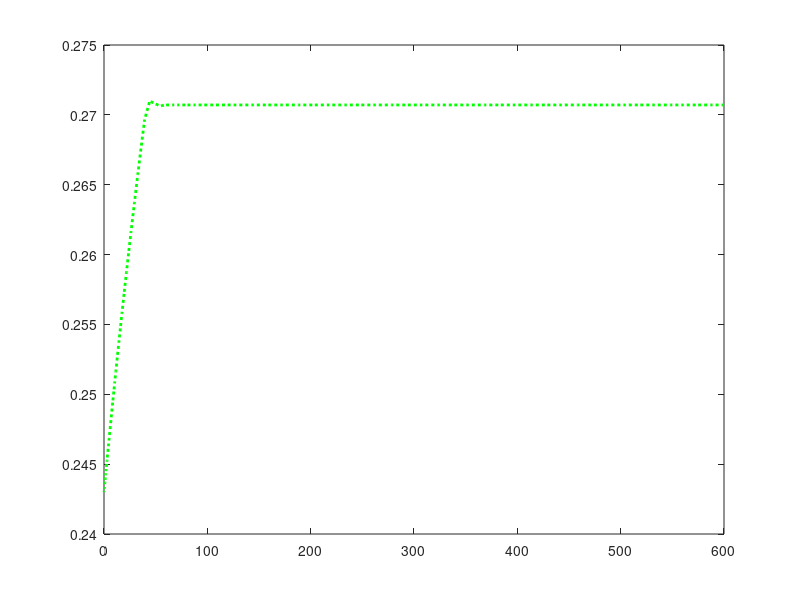

Here is the MATLAB script that generated this plot: (Note: this script raises an error after producing the figure.)
function simular_reservatorio_unico()
    % =========================================================================
    % 1. DEFINIÇÃO DOS PARÂMETROS DO SISTEMA
    % =========================================================================
    
    % Constantes físicas
    rho = 1000;  % Densidade da água (kg/m^3)
    g = 9.78;    % Aceleração da gravidade (m/s^2)
    
    % Parâmetros do reservatório 3
    A3 = 0.095 * 0.095; 
    
    % Limite de Transbordamento
    h_max = 0.27; % Limite de altura para transbordamento (m)
    
    % --- MODIFICADO (PREMISSA DO USUÁRIO) ---
    % Cálculo da vazão de equilíbrio (Q0) e Resistência R3
    % Baseado na aproximação da vazão média de esvaziamento de R3.

    
    h3eq = 0.243; % Ponto de equilíbrio de referência (Altura inicial do esvaziamento) 
    h3f = 0.015;  % Altura final do esvaziamento 
    dt = 57.7;    % Tempo de esvaziamento 
    
    % 'q' representa a vazão de equilíbrio Q0 (calculada como vazão média)
    q = ((h3eq - h3f) * A3) / dt;
    
    % Apenas R3 é necessária para esta simulação

    R3 = (rho * g * h3eq) / q^2;
    
    % =========================================================================
    % 2. SIMULAÇÃO 1: RESPOSTA EM MALHA ABERTA A DEGRAU NA VAZÃO
    % =========================================================================
    
    % Vazão de entrada (Equilíbrio)
    Q0 = q;
    
    % Nova vazão (aumento de 20%)
    Q_step = Q0 * 1.20;
    
    % Condições iniciais (altura de equilíbrio de h3)
    h0_1 = h3eq; % ATUALIZADO: 0.243 m
    
    % Período de simulação
    tspan1 = [0 600];
    
    % Resolvendo a EDO (Malha Aberta)
    [t1, h_sol1] = ode45(@(t, h) one_reservoir_ode(t, h, Q_step, A3, R3, rho, g, h_max), tspan1, h0_1);
    
    fprintf('--- Simulação 1 (1 Tanque): Concluída (Resposta a degrau de vazão) ---\n');

    % =========================================================================
    % 3. SIMULAÇÃO 2: RASTREAMENTO DE SETPOINT (DEGRAU)
    % =========================================================================
    
    % Parâmetros do Controlador PI (PLACEHOLDERS - Requerem sintonia!)
    Kp_1 = 0.05;  %  (Ganho Proporcional)
    Ki_1 = 0.005; %  (Ganho Integral)
    
    % Limites da vazão de entrada (Saturação da bomba)
    Q_max = Q0 * 3;  % este valor é um placeholder (Vazão máx. 3x a de equilíbrio)
    Q_min = 0;       % Vazão não pode ser negativa
    
    % Definição do Setpoint (Degrau no setpoint de h3)
    h3_ref_inicial = h3eq;                 % ATUALIZADO: 0.243 m
    h3_ref_final = h3_ref_inicial * 0.80;  % Degrau no setpoint
    t_step = 50; % Tempo (s) em que o degrau é aplicado
    
    % Condições iniciais para o sistema controlado
    % h_aug = [h3, e_int]
    e_int_0 = Q0 / Ki_1; % Estado inicial do integrador para Q_out = Q0
    h0_2 = [h3eq; e_int_0]; % ATUALIZADO: 0.243 m
    
    % Período de simulação
    tspan2 = [0 600];
    
    % Resolvendo a EDO do sistema controlado
    [t2, h_sol2] = ode45(@(t, h_aug) controlled_one_reservoir_ode(t, h_aug, A3, R3, rho, g, ...
                                    Kp_1, Ki_1, Q_min, Q_max, h_max, ...
                                    t_step, h3_ref_inicial, h3_ref_final), ...
                                    tspan2, h0_2);
    
    fprintf('\n--- Simulação 2 (1 Tanque): Concluída (Rastreamento de Setpoint) ---\n');

    % =========================================================================
    % 4. SIMULAÇÃO 3: REJEIÇÃO A DISTÚRBIO (AUMENTO SÚBITO DE NÍVEL)
    % =========================================================================
    
    % Define o distúrbio (2 cm de altura adicionados subitamente)
    h_disturb = 0.02; % este valor é um placeholder (ATUALIZADO)
    
    % O Setpoint permanece CONSTANTE no nível de equilíbrio
    h3_ref_disturb = h3eq; % ATUALIZADO: 0.243 m
    t_step_disturb = 0; % Sem degrau no setpoint
    
    % Condições iniciais:
    e_int_0_disturb = Q0 / Ki_1; 
    h0_3 = [h3eq + h_disturb; e_int_0_disturb]; % NOVO: Começa em (0.243 + 0.02) m
    
    % Período de simulação
    tspan3 = [0 600];

    % Resolvendo a EDO (mesma função de controle)
    [t3, h_sol3] = ode45(@(t, h_aug) controlled_one_reservoir_ode(t, h_aug, A3, R3, rho, g, ...
                                    Kp_1, Ki_1, Q_min, Q_max, h_max, ...
                                    t_step_disturb, h3_ref_disturb, h3_ref_disturb), ... 
                                    tspan3, h0_3);
    
    fprintf('\n--- Simulação 3 (1 Tanque): Concluída (Rejeição a Distúrbio) ---\n');
    
    % =========================================================================
    % 5. PLOTAGEM DOS RESULTADOS
    % =========================================================================
    
    % --- FIGURA 1: SISTEMA NÃO-CONTROLADO (1 TANQUE) ---
    figure; 
    %sgtitle('Simulação (1 Tanque) em Malha Aberta (Não Controlado)'); 
    
    plot(t1, h_sol1(:, 1), 'g:', 'LineWidth', 2');
    hold on;
    yline(h_max, 'm--', 'LineWidth', 1); 
    title('Simulação 1: Resposta a Degrau na Vazão (Q_0 * 1.20)');
    xlabel('Tempo (s)');
    ylabel('Altura (m)');
    legend('h_3', 'h_{max}', 'Location', 'best');
    grid on;

    % --- FIGURA 2: SISTEMA CONTROLADO (RASTREAMENTO DE SETPOINT) ---
    figure; 
   % sgtitle('Simulação (1 Tanque) em Malha Fechada (Rastreamento)'); 

    plot(t2, h_sol2(:, 1), 'g:', 'LineWidth', 2');
    hold on;
    
    % Cria o vetor do setpoint para plotar a referência
    h3_ref_vec = (t2 >= t_step) * h3_ref_final + (t2 < t_step) * h3_ref_inicial;
    plot(t2, h3_ref_vec, 'k--', 'LineWidth', 1.5');
    yline(h_max, 'm--', 'LineWidth', 1);
    
    title('Simulação 2: Resposta Controlada (PI) a Degrau no Setpoint de h_3');
    xlabel('Tempo (s)');
    ylabel('Altura (m)');
    legend('h_3 (controlada)', 'Setpoint (h_3)', 'h_{max}', 'Location', 'best');
    grid on;
    
    % --- FIGURA 3: SISTEMA CONTROLADO (REJEIÇÃO A DISTÚRBIO) ---
    figure; 
   % sgtitle('Simulação (1 Tanque) em Malha Fechada (Regulação)'); 

    plot(t3, h_sol3(:, 1), 'g:', 'LineWidth', 2'); % Altura h3
    hold on;
    
    % Cria o vetor do setpoint (constante)
    h3_ref_vec_3 = ones(size(t3)) * h3_ref_disturb;
    plot(t3, h3_ref_vec_3, 'k--', 'LineWidth', 1.5'); % Setpoint
    yline(h_max, 'm--', 'LineWidth', 1);
    
    title('Simulação 3: Resposta Controlada (PI) a Distúrbio de Nível (+2 cm)');
    xlabel('Tempo (s)');
    ylabel('Altura (m)');
    legend('h_3 (controlada)', 'Setpoint (h_3)', 'h_{max}', 'Location', 'best');
    grid on;
    
end

% =========================================================================
% FUNÇÃO DA EDO (MALHA ABERTA - 1 TANQUE)
% =========================================================================
function dhdt = one_reservoir_ode(t, h3, Q_in, A3, R3, rho, g, h_max)

    % Cálculo da vazão de saída (q3)
    if h3 < 0
        q3 = 0; 
    else
        q3 = sqrt(rho * g * h3 / R3);
    end

    % Lógica de Transbordamento (Overflow)
    net_in_3 = Q_in - q3;
    q_ovf_3 = 0;

    if (h3 >= h_max) && (net_in_3 > 0)
        q_ovf_3 = net_in_3;
    end
    
    % Equação diferencial (com transbordamento)
    dh3dt = (net_in_3 - q_ovf_3) / A3;
    
    % Retorno do vetor de derivadas
    dhdt = dh3dt;
end

% =========================================================================
% FUNÇÃO DA EDO (MALHA FECHADA - 1 TANQUE - CONTROLADOR PI)
% =========================================================================
function dh_aug_dt = controlled_one_reservoir_ode(t, h_aug, A3, R3, rho, g, ...
                                            Kp, Ki, Q_min, Q_max, h_max, ...
                                            t_step, h3_ref_inicial, h3_ref_final)
    
    % Desempacotar o vetor de estados aumentado
    h3 = h_aug(1);
    e_int = h_aug(2); % Estado do integrador

    % --- Lógica do Controlador PI ---
    
    % 1. Determinar o setpoint (h3_ref) com base no tempo
    if t < t_step
        h3_ref = h3_ref_inicial;
    else
        h3_ref = h3_ref_final;
    end
    
    % 2. Calcular o erro
    e = h3_ref - h3;
    
    % 3. Calcular a saída do controlador (Proporcional + Integral)
    Q_calc = (Kp * e) + (Ki * e_int);
    
    % 4. Aplicar Saturação (limites da bomba)
    if Q_calc > Q_max
        Q_in = Q_max;
    elseif Q_calc < Q_min
        Q_in = Q_min;
    else
        Q_in = Q_calc;
    end
    
    % --- Dinâmica do Sistema (calculada ANTES do anti-windup) ---
    
    % Calcular vazão de saída (q3)
    if h3 < 0
        q3 = 0;
    else
        q3 = sqrt(rho * g * h3 / R3);
    end
    
    % Lógica de Transbordamento (Overflow)
    net_in_3 = Q_in - q3;
    q_ovf_3 = 0;

    if (h3 >= h_max) && (net_in_3 > 0)
        q_ovf_3 = net_in_3;
    end
    
    % --- Lógica Anti-Windup (Clamping) Atualizada ---
    
    de_int_dt = e; % Derivada do estado do integrador
    
    bool_actuator_sat_pos = (Q_calc > Q_max) && (e > 0); 
    bool_actuator_sat_neg = (Q_calc < Q_min) && (e < 0); 
    bool_overflow_sat = (q_ovf_3 > 0) && (e > 0);

    if bool_actuator_sat_pos || bool_actuator_sat_neg || bool_overflow_sat
        de_int_dt = 0; % Para de integrar
    end
    
    % Equações diferenciais
    dh3dt = (net_in_3 - q_ovf_3) / A3; 
    
    % Retorno do vetor de derivadas aumentado (2 estados)
    dh_aug_dt = [dh3dt; de_int_dt];
end